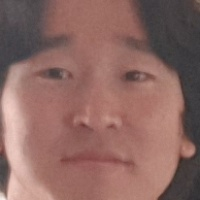
#> input picture myfaceDetect/123.jpg, 200 x 200 px, given in place of the camera
$ jupyter execute --allow-errors Detecting_MyFace.ipynb   (text cells are left out)
#> lines starting #> are read from the running program, lines starting #| are printed output that depends on the picture; after the words box and inside, x2 and y2 are one past the last pixel; in counts of white or black regions, pixels touching at a corner belong together
[cell 1]
from keras.models import model_from_json
from keras import layers
from keras import models

#> (the rest of this cell did not finish here and is left out)

[cell 2]
import cv2

face_classifier = cv2.CascadeClassifier(r"C:\Users\Sub\Anaconda3\envs\sub\Lib\site-packages\cv2\data\haarcascade_frontalface_default.xml")

def face_detector(img, size = 0.5):
    gray = cv2.cvtColor(img, cv2.COLOR_BGR2GRAY)
    faces = face_classifier.detectMultiScale(gray,1.3,5)
    #detectMultiScale = input이미지에서 object 검출, 여기선 얼굴 검출로 초기화 했기 때문에 얼굴 검출함

    #찾은 얼굴이 없으면 그냥 사진 그대로 리턴.
    if faces is() :
        return img,[]
    for (x,y,w,h) in faces :
        cv2.rectangle(img,(x,y),(x+w, y+h), (0,255,0),1)
        roi = img[y:y+h, x:x+w]

        roi = cv2.resize(roi, dsize = (64,64), interpolation = cv2.INTER_AREA)

        roi = roi.astype('float')/255
        roi = roi.reshape((1,64,64,3))

        #img = 사진 안 얼굴 위에 사각형이 그려저 있는 사진
    #roi = 사각형 모양으로 잘라 진 사진
    return img, roi

[cell 3]
cap = cv2.VideoCapture(0)

while True:
    #frame읽기에 성공하면 ret에 true, 실패하면 false가 저장됨.
    #frame에는 읽어온 frame(이미지)가 저장
    ret, frame = cap.read()
#> frame is the input picture: shape (200, 200, 3); mean B, G, R 98.6, 104.3, 140.9

    image, face = face_detector(frame)
#> in face_detector, `gray = cv2.cvtColor(img, cv2.COLOR_BGR2GRAY)`:
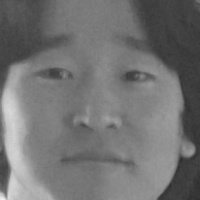
#> gray: shape (200, 200); min 45, max 240, mean 114.5
#> in face_detector, `faces = face_classifier.detectMultiScale(gray,1.3,5)`: faces = ()
#> face = []

    try:

        result = model.predict(face)

        #result[0][0]는 0에 가까울 수록 내 얼굴임
        #고로 confidence가 높을 수록 내 얼굴 ㅎ.,ㅎ

        confidence = format(100 * (1 - result[0][0]), '.3f')

        display_string = str(confidence) + "% similar with My face"
        cv2.putText(image, display_string, (100,120), cv2.FONT_HERSHEY_COMPLEX, 0.8, (0, 100, 250),1)

        if float(confidence) > 0.8 :
            cv2.putText(image, "Lim Joongsub", (250,450), cv2.FONT_HERSHEY_COMPLEX, 1, (0, 255, 0),1)

        cv2.imshow('face',image)

    except:
        cv2.putText(image, "CAN NOT FIND FACE", (100,120), cv2.FONT_HERSHEY_COMPLEX, 1, (255, 0, 0),1)
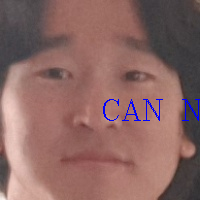
#> image: shape (200, 200, 3); 0.86% of pixels changed, all inside (x1, y1, x2, y2) = (103, 99, 200, 121)
        cv2.imshow('face',image)

    #1은 enter
    if cv2.waitKey(1) == 13:
#> (key Esc is pressed here)
        break

cap.release()
cv2.destroyAllWindows()

[cell 4]
import matplotlib.pyplot as plt


img = cv2.imread('success_MyFace_Detecting.jpg', cv2.IMREAD_COLOR)
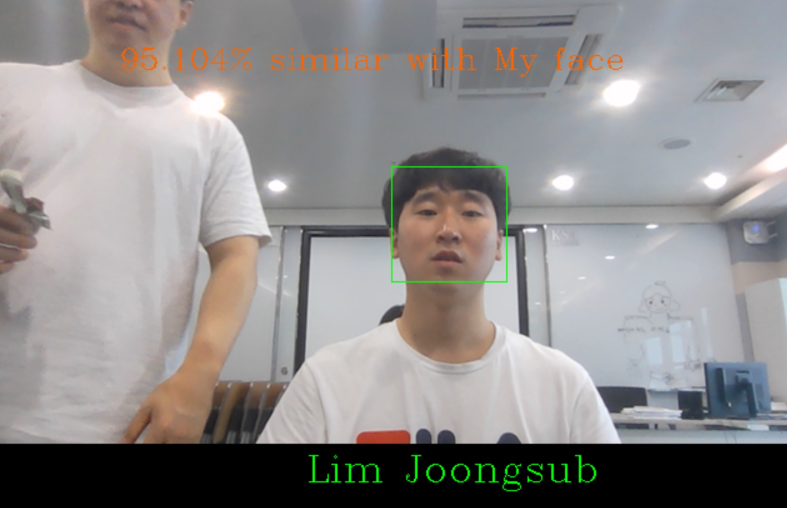
#> input picture myfaceDetect/success_MyFace_Detecting.jpg, 1573 x 1015 px (shown at 1/2 size)
#> img is the input picture: shape (1015, 1573, 3); mean B, G, R 139, 140, 142.8
b,g,r = cv2.split(img)
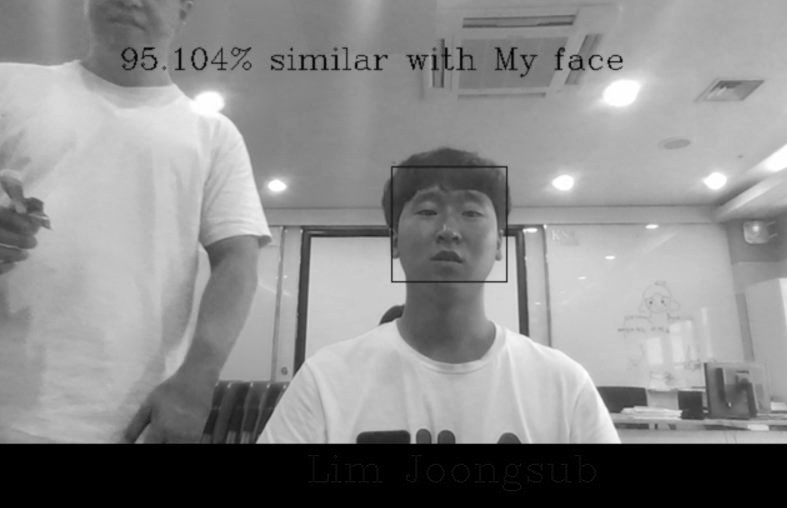
#> b: shape (1015, 1573) (shown at 1/2 size); min 0, max 255, mean 139
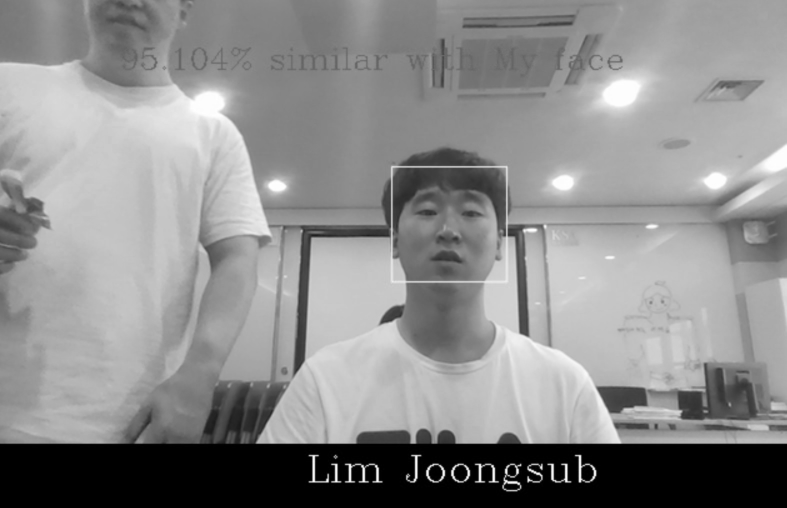
#> g: shape (1015, 1573) (shown at 1/2 size); min 0, max 255, mean 140
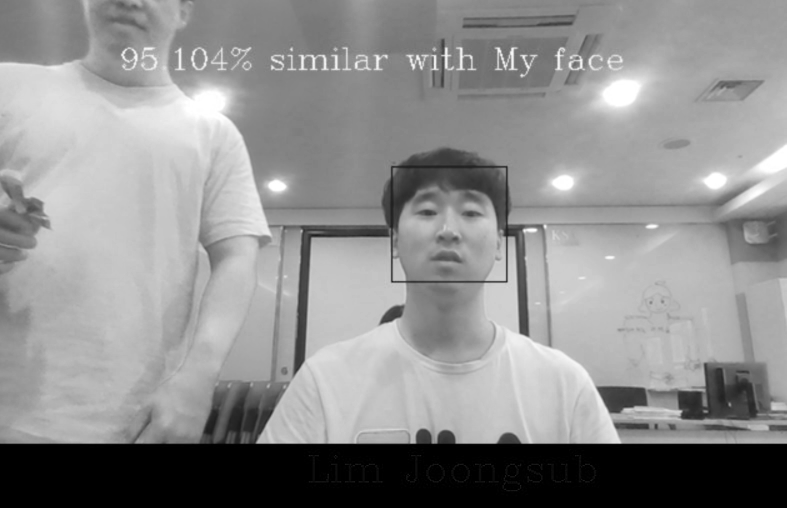
#> r: shape (1015, 1573) (shown at 1/2 size); min 0, max 255, mean 142.8
img = cv2.merge([r,g,b])

plt.imshow(img)
plt.show()
